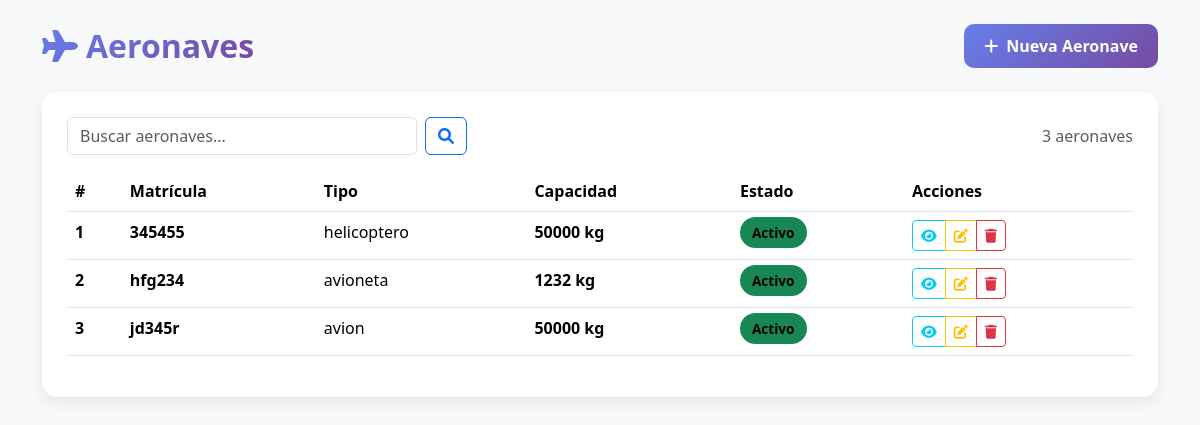
The app's page /transporte/aeronaves/ with its own data.
### transporte/models.py (models this page shows, shortened)
class Aeronave(models.Model):
    id = models.AutoField(primary_key=True)
    matricula = models.CharField(max_length=15, unique=True)
    tipo_aeronave = models.CharField(max_length=50)
    capacidad_kg = models.IntegerField()
    activo = models.BooleanField(default=True)

### transporte/views.py (the view)
# urls.py: path('aeronaves/', views.aeronaves_listado, name='aeronaves_listado'),
def aeronaves_listado(request):
    query = request.GET.get('q')
    if query:
        aeronaves = Aeronave.objects.filter(
            Q(matricula__icontains=query) |
            Q(tipo_aeronave__icontains=query)
        )
    else:
        aeronaves = Aeronave.objects.all()
    return render(request, "transporte/aeronaves/listado_aeronaves.html", {"aeronaves": aeronaves})

### transporte/templates/transporte/aeronaves/listado_aeronaves.html (shortened to what this page needs)
{% load static %}
<!DOCTYPE html>
<html lang="es">
<head>
    <link href="https://cdn.jsdelivr.net/npm/bootstrap@5.3.2/dist/css/bootstrap.min.css" rel="stylesheet">
    <link rel="stylesheet" href="https://cdnjs.cloudflare.com/ajax/libs/font-awesome/6.0.0/css/all.min.css">
</head>
<body>
<div class="container py-4">
    <div class="d-flex justify-content-between align-items-center mb-4">
        <h2 class="title m-0">
            <i class="fas fa-plane me-2"></i>Aeronaves
        </h2>
        <a href="{% url 'transporte:aeronave_crear' %}" class="btn btn-primary">
            <i class="fas fa-plus me-2"></i>Nueva Aeronave
        </a>
    </div>
    <div class="table-container">
        <div class="d-flex justify-content-between align-items-center mb-3">
            <form class="d-flex" method="get" style="flex: 1; max-width: 400px;">
                <input class="form-control me-2" type="search" name="q" placeholder="Buscar aeronaves..." value="{{ request.GET.q }}">
                <button class="btn btn-outline-primary" type="submit">
                    <i class="fas fa-search"></i>
                </button>
            </form>
            <span class="text-muted">{{ aeronaves.count }} aeronaves</span>
        </div>
        <div class="table-responsive">
            <table class="table table-hover">
                <thead>
                    <tr>
                        <th>#</th>
                        <th>Matrícula</th>
                        <th>Tipo</th>
                        <th>Capacidad</th>
                        <th>Estado</th>
                        <th>Acciones</th>
                    </tr>
                </thead>
                <tbody>
                    {% for a in aeronaves %}
                    <tr>
                        <td><strong>{{ a.id }}</strong></td>
                        <td>
                            <div class="fw-bold">{{ a.matricula }}</div>
                        </td>
                        <td>{{ a.tipo_aeronave }}</td>
                        <td><strong>{{ a.capacidad_kg }} kg</strong></td>
                        <td>
                            {% if a.activo %}
                            <span class="status-badge bg-success">Activo</span>
                            {% else %}
                            <span class="status-badge bg-secondary">Inactivo</span>
                            {% endif %}
                        </td>
                        <td>
                            <div class="btn-group btn-group-sm">
                                <a href="{% url 'transporte:aeronave_detalle' a.id %}" class="btn btn-outline-info">
                                    <i class="fas fa-eye"></i>
                                </a>
                                <a href="{% url 'transporte:aeronave_editar' a.id %}" class="btn btn-outline-warning">
                                    <i class="fas fa-edit"></i>
                                </a>
                                <a href="{% url 'transporte:aeronave_eliminar' a.id %}" class="btn btn-outline-danger">
                                    <i class="fas fa-trash"></i>
                                </a>
                            </div>
                        </td>
                    </tr>
                    {% endfor %}
                </tbody>
            </table>
        </div>
    </div>
</div>
</body>
</html>

### transporte/templates/transporte/aeronaves/listado_aeronaves.html (style rules this page uses)
body { background: #f8f9fa; }
.table-container { background: white; padding: 25px; border-radius: 15px; box-shadow: 0 5px 15px rgba(0,0,0,.08); }
.title { font-weight: 700; color: #2c3e50; background: linear-gradient(135deg, #667eea 0%, #764ba2 100%); -webkit-background-clip: text; -webkit-text-fill-color: transparent; }
.btn-primary { background: linear-gradient(135deg, #667eea 0%, #764ba2 100%); border: none; border-radius: 10px; padding: 10px 20px; font-weight: 600; }
.table thead { background: linear-gradient(135deg, #667eea 0%, #764ba2 100%); color: white; }
.status-badge { padding: 6px 12px; border-radius: 20px; font-size: 0.85rem; font-weight: 600; }

### records on screen
Aeronave: id "1", matricula "345455", tipo_aeronave "helicoptero", capacidad_kg "50000", activo "Activo"
Aeronave: id "2", matricula "hfg234", tipo_aeronave "avioneta", capacidad_kg "1232", activo "Activo"
Aeronave: id "3", matricula "jd345r", tipo_aeronave "avion", capacidad_kg "50000", activo "Activo"

### other values on screen
{{ aeronaves.count }} "3"
